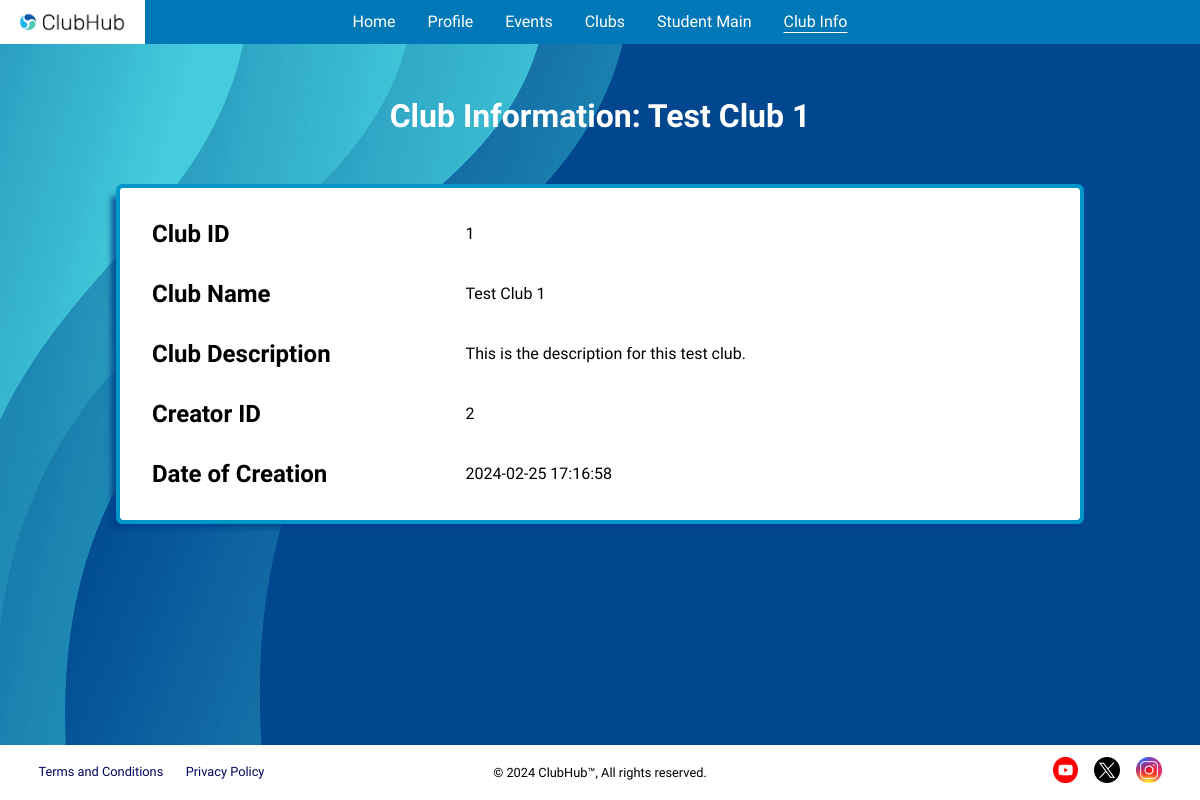
Page /events/club-info?club_id=1 (signed in) on the earlier database version.
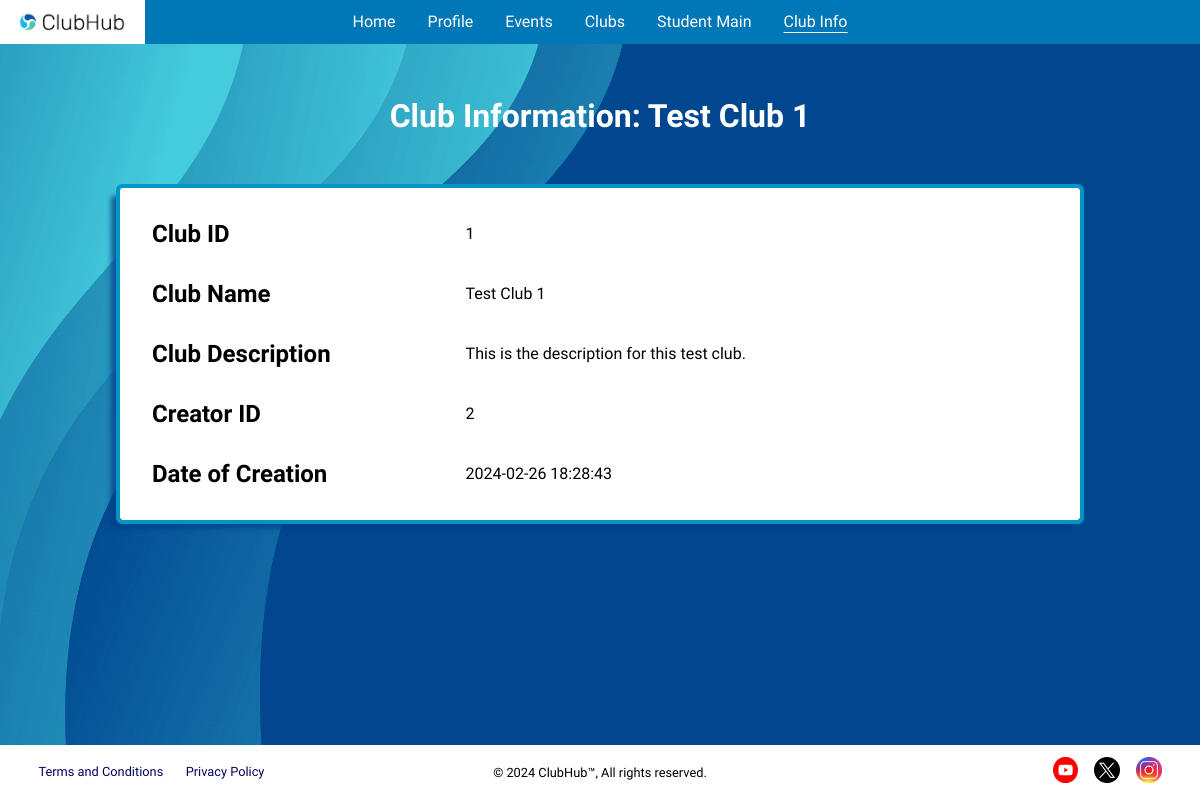
Same page on the later database version.
### tables this page shows
CREATE TABLE clubs (
    club_id             INTEGER         NOT NULL,
    club_name           TEXT            NOT NULL,
    club_description    TEXT            NOT NULL,
    creator             INTEGER         NOT NULL,
    validity            TEXT            NOT NULL CHECK (validity IN ('PENDING', 'APPROVED', 'REJECTED')) DEFAULT 'PENDING',
    created             DATETIME        NOT NULL DEFAULT CURRENT_TIMESTAMP,
    updated             DATETIME        NOT NULL DEFAULT CURRENT_TIMESTAMP,
    -----------------------------------------------------------------------
    PRIMARY KEY (club_id),
    FOREIGN KEY (creator) REFERENCES users(user_id)
);

### application/blueprints/events.py (the view, shortened to what this page needs)
@events.route("/club-info")
def events_club_info() -> str:
    invalid = validate_student_perms(endpoint="/events")
    if invalid:
        return invalid
    club_id = request.args.get("club_id", None)
    if club_id is not None:
        club_information: Row | None = club_info(club_id=int(club_id))
        if club_information:
            return render_template("html/student/club-info.html", club_information=club_information)

### application/__init__.py (called while the page is built)
@app.teardown_appcontext
def close_connection(_exception) -> None:
    db: Connection = getattr(g, "_database", None)
    if db is not None:
        db.close()

### application/util/authentication/page_access.py (called while the page is built)
def validate_access_perms(user_type: str, endpoint: str) -> str | None:
    if "user" not in session:
        error(errtype=Error.RESTRICTED_PAGE_LOGGED_OUT, endpoint=endpoint)
        return render_template("html/misc/home.html")
    current_user_type: str = session["user-type"]
    if current_user_type != user_type:
        errtype: Error = Error[f"RESTRICTED_PAGE_{user_type}"]
        error(errtype=errtype, endpoint=endpoint, user_type=current_user_type)
        return render_template("html/misc/home.html")
    return None

### application/util/db_functions/__init__.py (called while the page is built)
def get_db() -> Connection:
    db: Connection | None = getattr(g, "_database", None)
    if db is None:
        db: Connection = connect(DB_PATH)
        db.row_factory = Row
        g._database = db
    return db

### application/util/db_functions/clubs.py (called while the page is built)
def club_info(club_id: int) -> Row | None:
    return query_db(
        """
            SELECT * FROM clubs
            WHERE club_id=?;
        """, club_id, single=True
    )

### application/templates/html/student/club-info.html
{% extends "html/base/base.html" %}
{% block links %}
    <link rel="stylesheet" href="../../../static/css/club-info.css">
{% endblock %}
{% block header %}
    <header>
        <h1>Club Information: {{ club_information["club_name"] }}</h1>
    </header>
{% endblock %}
{% block content %}
    <div id="club-info-container">
        <div id="club-info-main">
            <div class="club-info-row">
                <h2>Club ID</h2>
                <p>{{ club_information["club_id"] }}</p>
            </div>
            <div class="club-info-row">
                <h2>Club Name</h2>
                <p>{{ club_information["club_name"] }}</p>
            </div>
            <div class="club-info-row">
                <h2>Club Description</h2>
                <p>{{ club_information["club_description"] }}</p>
            </div>
            <div class="club-info-row">
                <h2>Creator ID</h2>
                <p>{{ club_information["creator"] }}</p>
            </div>
            <div class="club-info-row">
                <h2>Date of Creation</h2>
                <p>{{ club_information["created"] }}</p>
            </div>
        </div>
    </div>
{% endblock %}

Differences in the rows shown:
changed clubs "Test Club 1": created "2024-02-25 17:16:58" → "2024-02-26 18:28:43"
